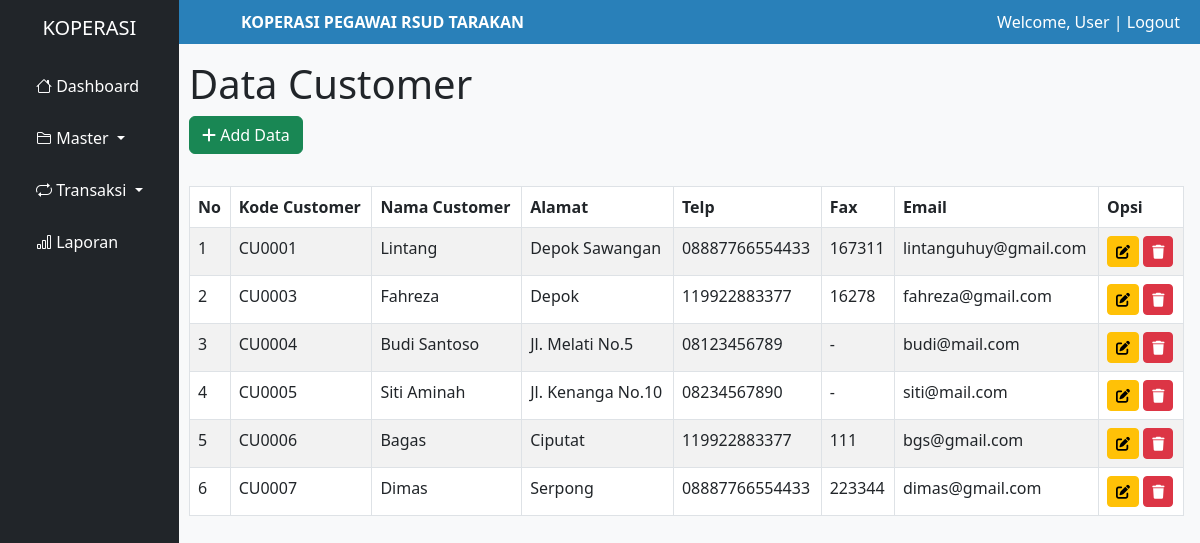
/customer.php, run on the app's committed database.
### tables this page shows
CREATE TABLE `customer` (
  `id_customer` int NOT NULL,
  `nama_customer` varchar(100) DEFAULT NULL,
  `alamat` text,
  `telp` varchar(20) DEFAULT NULL,
  `fax` varchar(20) DEFAULT NULL,
  `email` varchar(100) DEFAULT NULL
);

### customer.php (the view, shortened to what this page needs)
<?php
include 'templates/header.php';
include 'templates/sidebar.php';
include 'db.php';
$query = mysqli_query($koneksi, "SELECT * FROM customer");
?>
<div class="flex-grow-1" style="margin-left: 173px;">
    <?php include "templates/header_dash.php"; ?>
    <div class="content-wrapper ms-3 mt-3 me-3">
        <section class="content-header">
            <h1>Data Customer</h1>
        </section>
        <section class="content mb-4">
            <button class="btn btn-success mb-2" type="button" data-bs-toggle="collapse" data-bs-target="#formCustomer">
                <i class="fa fa-plus"></i> Add Data
            </button>
        </section>
        <section class="content">
            <table class="table table-bordered table-striped">
                <thead>
                    <tr>
                        <th>No</th>
                        <th>Kode Customer</th>
                        <th>Nama Customer</th>
                        <th>Alamat</th>
                        <th>Telp</th>
                        <th>Fax</th>
                        <th>Email</th>
                        <th>Opsi</th>
                    </tr>
                </thead>
                <tbody>
                    <?php
                    $no = 1;
                    while ($row = mysqli_fetch_assoc($query)) {
                        echo "<tr>
                            <td>$no</td>
                            <td>CU" . str_pad($row['id_customer'], 4, '0', STR_PAD_LEFT) . "</td>
                            <td>{$row['nama_customer']}</td>
                            <td>{$row['alamat']}</td>
                            <td>{$row['telp']}</td>
                            <td>{$row['fax']}</td>
                            <td>{$row['email']}</td>
                            <td>
                                <a href='customer.php?id={$row['id_customer']}' class='btn btn-warning btn-sm'><i class='fa fa-edit'></i></a>
                                <a href='customer.php?hapus={$row['id_customer']}' class='btn btn-danger btn-sm' onclick='return confirm(\"Yakin hapus?\")'><i class='fa fa-trash'></i></a>
                            </td>
                        </tr>";
                        $no++;
                    }
                    ?>
                </tbody>
            </table>
        </section>
    </div>
</div>
<?php include 'templates/footer.php'; ?>

### templates/header.php (shortened to what this page needs)
<!DOCTYPE html>
<html lang="id">
<head>
    <link href="https://cdn.jsdelivr.net/npm/bootstrap@5.3.0/dist/css/bootstrap.min.css" rel="stylesheet">
    <link href="https://cdnjs.cloudflare.com/ajax/libs/font-awesome/6.5.0/css/all.min.css" rel="stylesheet">
    <link href="https://cdn.jsdelivr.net/npm/bootstrap-icons@1.10.5/font/bootstrap-icons.css" rel="stylesheet">
</head>
<body>
    <div class="d-flex">

### templates/sidebar.php (shortened to what this page needs)
<div class="sidebar bg-dark text-white p-3 position-fixed" style="min-height: 100vh;">
    <h5 class="text-center mb-4">KOPERASI</h5>
    <a href="dashboard.php" class="d-block text-white mb-2">
        <i class="bi bi-house"></i> Dashboard
    </a>
    <a class="dropdown-toggle text-white d-block mb-2" data-bs-toggle="collapse" href="#masterMenu" role="button" aria-expanded="false" aria-controls="masterMenu">
        <i class="bi bi-folder2"></i> Master
    </a>
    <a class="dropdown-toggle text-white d-block mb-2" data-bs-toggle="collapse" href="#transaksiMenu" role="button" aria-expanded="false" aria-controls="transaksiMenu">
        <i class="bi bi-repeat"></i> Transaksi
    </a>
    <a href="laporan_transaksi.php" class="d-block text-white mt-2">
        <i class="bi bi-bar-chart"></i> Laporan
    </a>
</div>

### templates/header_dash.php
<div class="topbar d-flex justify-content-between align-items-center">
    <div>
        <strong class="ms-5">KOPERASI PEGAWAI RSUD TARAKAN</strong>
    </div>
    <div>
        Welcome, <?= $_SESSION['user']['nama_user'] ?? 'User' ?> |
        <a href="logout.php" class="text-white text-decoration-none">Logout</a>
    </div>
</div>

### templates/footer.php (shortened to what this page needs)
</div>
</body>
</html>

### templates/header.php (style rules this page uses)
body { font-family: 'Segoe UI', sans-serif; background-color: #f8f9fa; }
.sidebar { height: 100vh; background-color: #2c3e50; padding-top: 20px; }
.sidebar a { color: #ecf0f1; display: block; padding: 10px 20px; text-decoration: none; }
.topbar { background-color: #2980b9; padding: 10px 20px; color: white; }

### data on the page
customer: id_customer "0001", nama_customer "Lintang", alamat "Depok Sawangan", telp "08887766554433", fax "167311", email "lintanguhuy@gmail.com"
customer: id_customer "0003", nama_customer "Fahreza", alamat "Depok", telp "119922883377", fax "16278", email "fahreza@gmail.com"
customer: id_customer "0004", nama_customer "Budi Santoso", alamat "Jl. Melati No.5", telp "08123456789", fax "-", email "budi@mail.com"
customer: id_customer "0005", nama_customer "Siti Aminah", alamat "Jl. Kenanga No.10", telp "08234567890", fax "-", email "siti@mail.com"
customer: id_customer "0006", nama_customer "Bagas", alamat "Ciputat", telp "119922883377", fax "111", email "bgs@gmail.com"
customer: id_customer "0007", nama_customer "Dimas", alamat "Serpong", telp "08887766554433", fax "223344", email "dimas@gmail.com"

### other printed values
$_SESSION['user']['nama_user'] "User"
